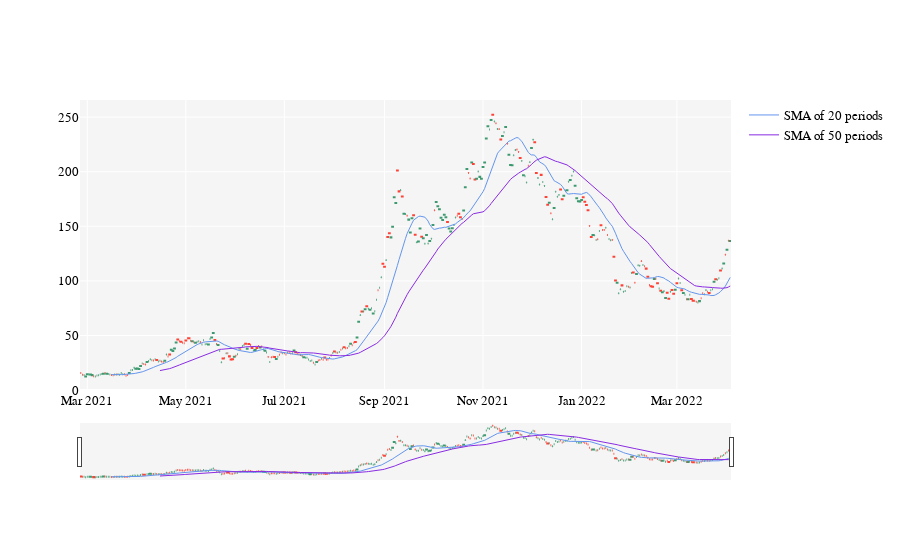

The notebook cell this image was saved under:
### Code cell
graph_candlestick(data=data)

### Figure 1 — Plotly figure (JSON) as saved in the notebook; plotly's stock layout.template omitted (floating-point values rounded to 4 significant figures; data arrays with more than 128 entries replaced by an {"elided": "..."} marker saying what was removed)
{"data": [{"close": {"elided": "403 float values"}, "high": {"elided": "403 float values"}, "low": {"elided": "403 float values"}, "open": {"elided": "403 float values"}, "showlegend": false, "type": "candlestick", "x": {"elided": "403 str values"}}, {"line": {"color": "#6495ed", "width": 1}, "mode": "lines", "name": "SMA of 20 periods", "type": "scatter", "x": {"elided": "403 str values"}, "y": {"elided": "403 float values"}}, {"line": {"color": "blueviolet", "width": 1}, "mode": "lines", "name": "SMA of 50 periods", "type": "scatter", "x": {"elided": "403 str values"}, "y": {"elided": "403 float values"}}], "layout": {"font": {"color": "#000000", "family": "Balto", "size": 13}, "plot_bgcolor": "#f5f5f5", "xaxis": {"rangeslider": {"visible": true}}}}
